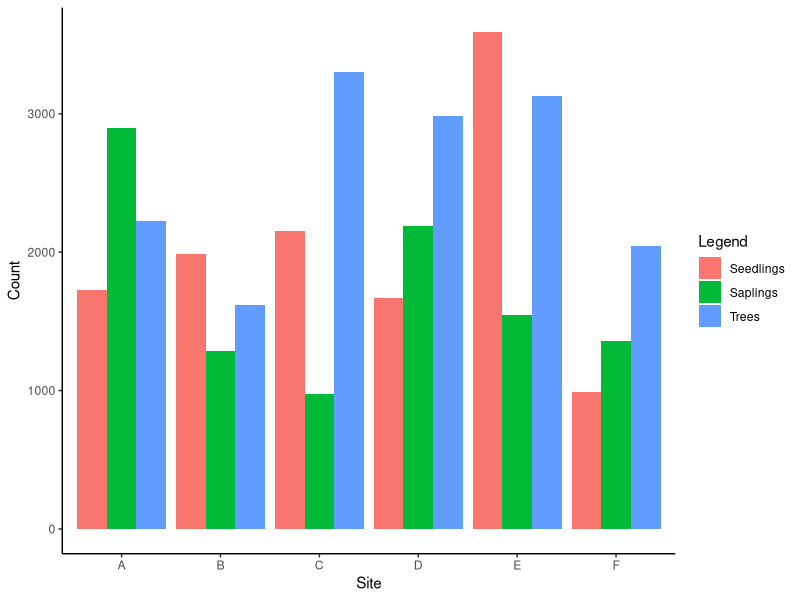

Write R code to recreate this figure. (Note: this script raises an error after producing the figure.)
library(tidyverse)
library(ggplot2)
install.packages("reshape2")

# Load the necessary library
library(ggplot2)

# Create the data frame
woodyparameters <- data.frame(
  Site = c("A", "B", "C", "D", "E", "F"),
  Seedlings = c(1724, 1990, 2151, 1671, 3588, 990),
  Saplings = c(2896, 1289, 972, 2191, 1545, 1361),
  Trees = c(2224, 1618, 3299, 2985, 3127, 2044))

# Convert the data to long format for ggplot
data_long <- reshape2::melt(woodyparameters, id.vars = "Site")

# Plot the data
ggplot(data_long, aes(x = Site, y = value, fill = variable)) +
  geom_bar(stat = "identity", position = "dodge") +
  labs(
    x = "Site",
    y = "Count",
    fill = "Legend"
  ) +
  theme_classic()

####summary data
summary(data)

#### Comparative analysis with visualization
# Load necessary libraries
library(ggplot2)
library(reshape2)

# Create the data frame
data <- data.frame(
  Site = c("A", "B", "C", "D", "E", "F"),
  Trees = c(2224, 1618, 3299, 2985, 3127, 2044),
  Stem_count = c(16214, 14410, 22004, 19852, 18130, 13718),
  Seedlings = c(1724, 1990, 2151, 1671, 3588, 990),
  Saplings = c(2896, 1289, 972, 2191, 1545, 1361)
)

# Convert the data to long format for ggplot
data_long <- melt(data, id.vars = "Site")

# Plot the data
ggplot(data_long, aes(x = Site, y = value, fill = variable)) +
  geom_bar(stat = "identity", position = "dodge") +
  labs(
    title = "Number of Trees, Stem_count, Seedlings, and Saplings by Site",
    x = "Site",
    y = "Count",
    fill = "Category"
  ) +
  theme_minimal()
